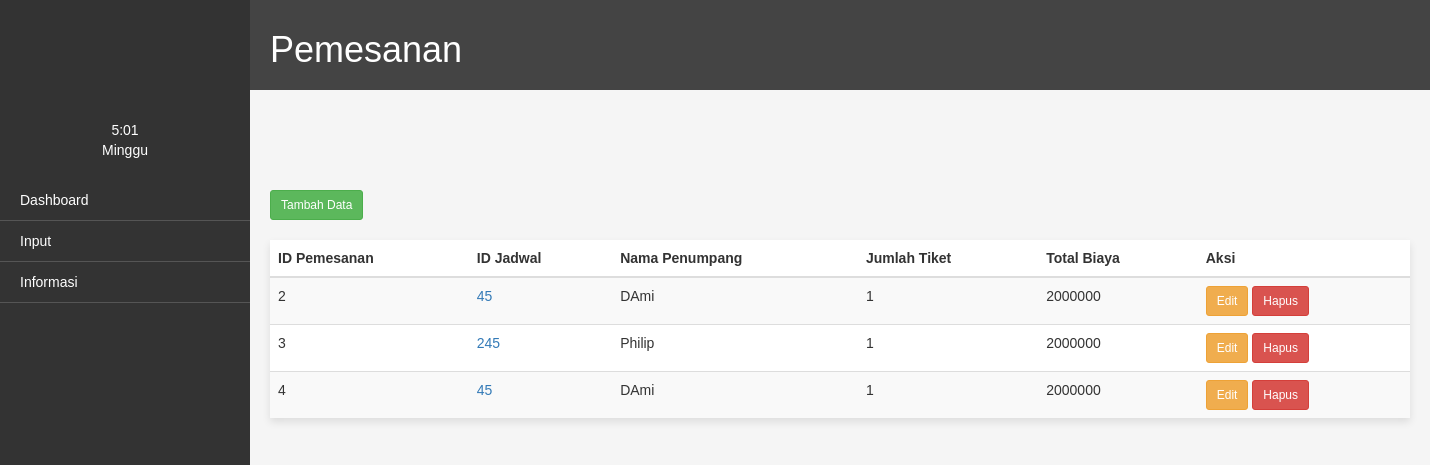
The page /index.php/pemesanan on the database its author committed.
### tables this page shows
CREATE TABLE `pemesanan` (
  `id_pemesanan` int(11) NOT NULL,
  `id_jadwal` int(11) DEFAULT NULL,
  `id_penumpang` varchar(255) DEFAULT NULL,
  `jumlah_tiket` int(11) DEFAULT NULL,
  `total_biaya` int(11) DEFAULT NULL
);

CREATE TABLE `penumpang` (
  `id_penumpang` varchar(255) NOT NULL,
  `nama_penumpang` varchar(50) DEFAULT NULL,
  `alamat` varchar(100) DEFAULT NULL,
  `nomor_telepon` varchar(20) DEFAULT NULL
);

### application/controllers/pemesanan.php (called while the page is built, shortened)
<?php
class Pemesanan extends CI_Controller {
    public function __construct() {
        $this->load->model('Pemesanan_model');
        $this->load->model('Pesawat_model');
        $this->load->model('jadwal_model');
        $this->load->model('Penumpang_model');
        $this->load->model('admin_model');
        $this->load->helper('url');
        $this->load->library('session');
    }
    public function index() {
        $data['pemesanan'] = $this->Pemesanan_model->get_all_pemesanan();
        $data['namaAdmin'] = $this->session->userdata('nama_admin');
        $this->load->view('booking', $data);
    }
}
?>

### index.php (called while the page is built, shortened)
<?php
require_once BASEPATH.'core/CodeIgniter.php';

### application/models/pemesanan_model.php (called while the page is built, shortened)
<?php
class Pemesanan_model extends CI_Model {
    public function get_all_pemesanan() {
        $query = $this->db->get('pemesanan');
        return $query->result_array();
    }
}

### application/models/penumpang_model.php (called while the page is built, shortened)
<?php
class Penumpang_model extends CI_Model {
    public function get_nama_penumpang_by_id($id_penumpang) {
        $this->db->select('nama_penumpang');
        $this->db->where('id_penumpang', $id_penumpang);
        $query = $this->db->get('penumpang');
        if ($query->num_rows() > 0) {
            return $query->row()->nama_penumpang;
        } else {
            return "Nama tidak ditemukan";
        }
    }
}
?>

### application/views/booking.php (the view, shortened to what this page needs)
<!DOCTYPE html>
<html>
<head>
  <link rel="stylesheet" href="https://stackpath.bootstrapcdn.com/bootstrap/3.4.1/css/bootstrap.min.css">
</head>
<body>
  <div class="container-fluid">
    <div class="row">
      <div class="sidebar">
        <div class="beranda">
          <div style="color: #fff; text-align: center; padding-bottom: 20px;">
            <span id="current-time"></span>
            <div class="day" id="current-day"></div>
          </div>
          <ul>
            <li><a href="<?php echo base_url('/index.php/dashboard'); ?>">Dashboard</a></li>
            <li>
              <a href="">Input</a>
            <li>
              <a href="#">Informasi</a>
            </li>
</li>
          </ul>
        </div>
      </div>
      <div class="content">
        <div class="header">
          <h1>Pemesanan</h1>
  </div>
        <div class="container">
    <a href="<?php echo base_url('index.php/pemesanan/input'); ?>" class="btn btn-success btn-sm">Tambah Data</a> <br> <br>
    <div class="card">
        <table class="table table-striped">
            <thead>
                <tr>
                    <th>ID Pemesanan</th>
                    <th>ID Jadwal</th>
                    <th>Nama Penumpang</th>
                    <th>Jumlah Tiket</th>
                    <th>Total Biaya</th>
                    <th>Aksi</th>
                </tr>
            </thead>
            <tbody>
                <?php foreach ($pemesanan as $row) : ?>
                    <tr>
                        <td><?php echo $row['id_pemesanan']; ?></td>
                        <td><a href="<?php echo base_url('index.php/Jadwal_ctrl/daftar_jadwal/') . $row['id_jadwal']; ?>"><?php echo $row['id_jadwal']; ?></a></td>
                        <td>
                            <?php
                            $nama_penumpang = $this->Penumpang_model->get_nama_penumpang_by_id($row['id_penumpang']);
                            echo $nama_penumpang;
                            ?>
                        </td>
                        <td><?php echo $row['jumlah_tiket']; ?></td>
                        <td><?php echo $row['total_biaya']; ?></td>
                        <td>
                            <a href="<?php echo base_url('index.php/Pemesanan/edit/' . $row['id_pemesanan']); ?>" class="btn btn-warning btn-sm">Edit</a>
                            <a href="<?php echo base_url('index.php/Pemesanan/delete/' . $row['id_pemesanan']); ?>" class="btn btn-danger btn-sm" onclick="return confirmDelete()">Hapus</a>
                        </td>
                    </tr>
                <?php endforeach; ?>
            </tbody>
        </table>
    </div>
</div>
</body>
</html>

### application/views/booking.php (style rules this page uses)
body, html { margin: 0; padding: 0; font-family: Arial, sans-serif; background-color: whitesmoke; }
.container { padding-top: 100px; }
.sidebar { position: fixed; top: 0; left: 0; height: 100%; width: 250px; background-color: #333; color: #fff; padding-top: 20px; }
.sidebar ul { list-style: none; padding-left: 0; }
.sidebar ul li { padding: 10px 20px; border-bottom: 1px solid #555; }
.sidebar ul li a { color: #fff; text-decoration: none; }
.header { width: 100%; box-sizing: border-box; display: flex; justify-content: space-between; align-items: center; padding: 10px 20px; background-color: #444; color: #fff; }
.content { padding: 0px; margin-left: 250px; }
.card { width: 100%; border-radius: 0px; box-shadow: 0 4px 8px rgba(0, 0, 0, 0.1); transition: box-shadow 0.3s ease-in-out; background-color: #fff; }
.beranda { padding-top: 100px; }

### rows shown on the page
pemesanan: id_pemesanan "2", id_jadwal "45", id_penumpang.nama_penumpang "DAmi", jumlah_tiket "1", total_biaya "2000000"
pemesanan: id_pemesanan "3", id_jadwal "245", id_penumpang.nama_penumpang "Philip", jumlah_tiket "1", total_biaya "2000000"
pemesanan: id_pemesanan "4", id_jadwal "45", id_penumpang.nama_penumpang "DAmi", jumlah_tiket "1", total_biaya "2000000"
